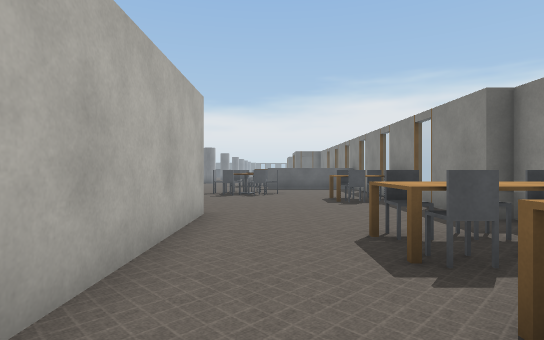
View 1 (above)

24 first-person views from a walk through a Webots world. The camera is 0.9 m above the floor, looks level and sees 80° across. Doors are drawn as open doorways. The floor is counted in squares, 1 m on a side. Each view is taken from the middle of a square. On the plan, view 1 faces up. The plan holds only what a view shows up to about 12 squares ahead; the rest is blank. The place goes on beyond the plan. Webots' stock objects and surfaces are drawn as simple stand-ins.

View 2
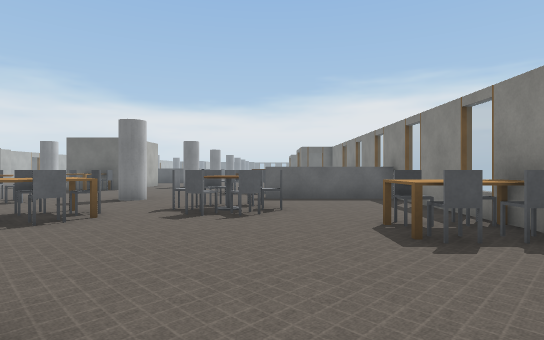

View 3
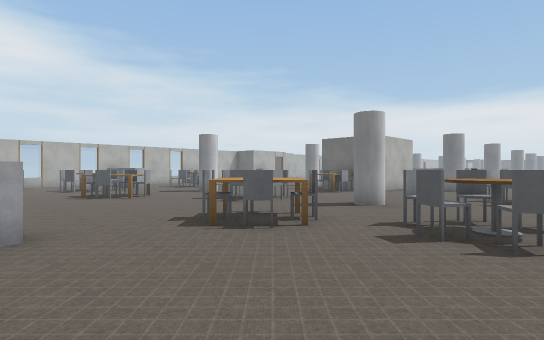

View 4
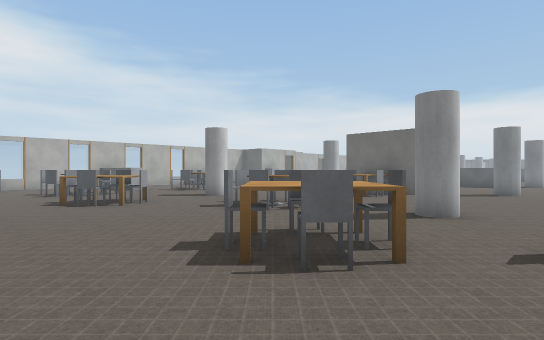

View 5
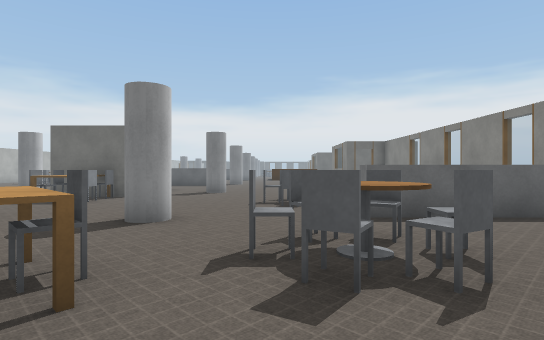

View 6
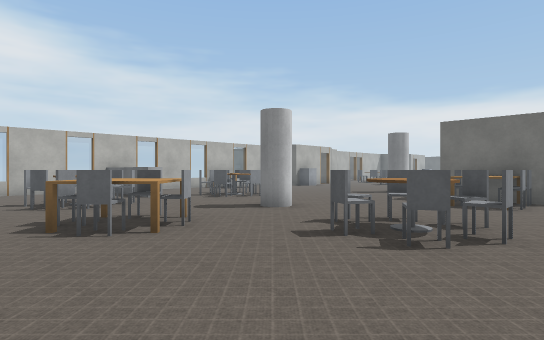

View 7
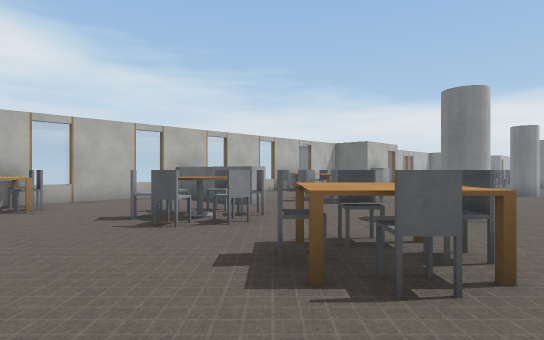

View 8
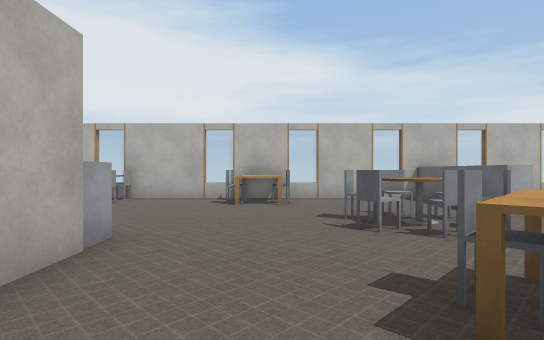

View 9
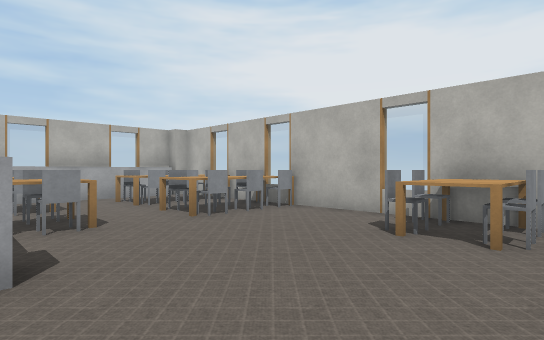

View 10
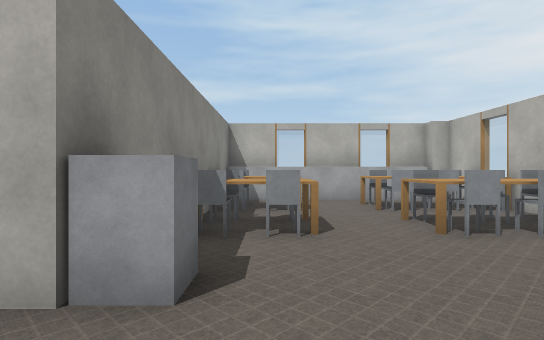

View 11
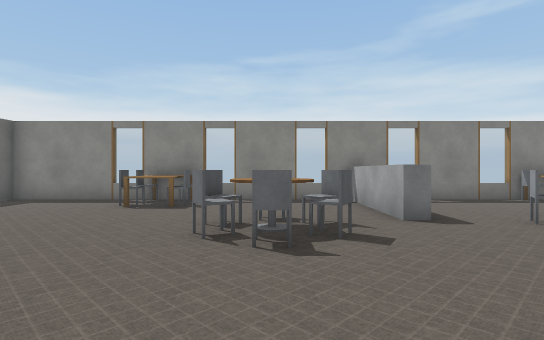

View 12
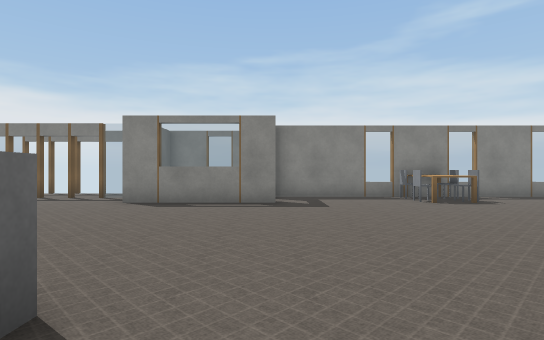

View 13
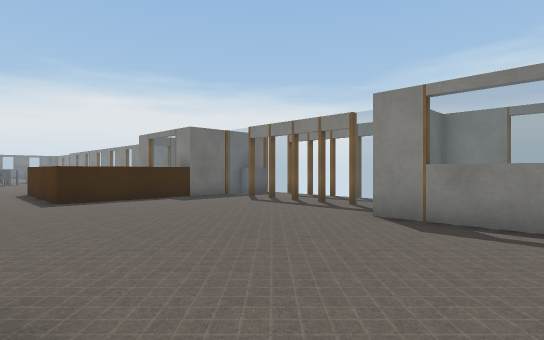

View 14
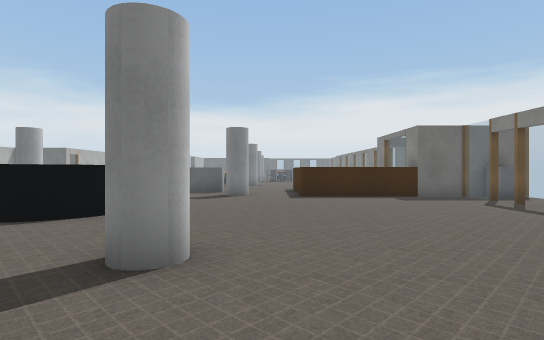

View 15
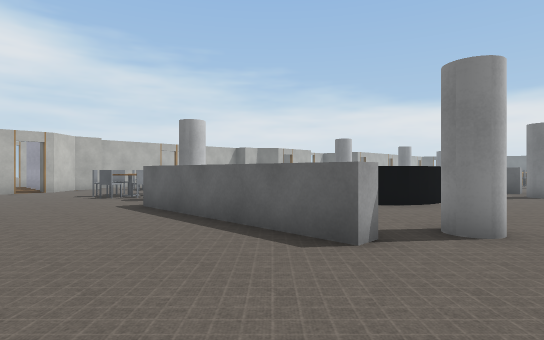

View 16
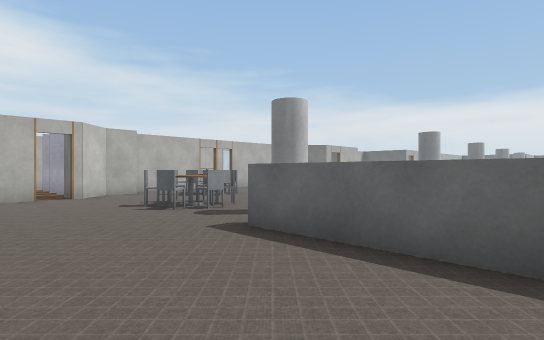

View 17
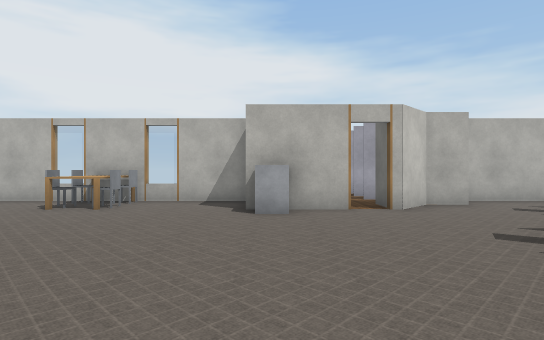

View 18
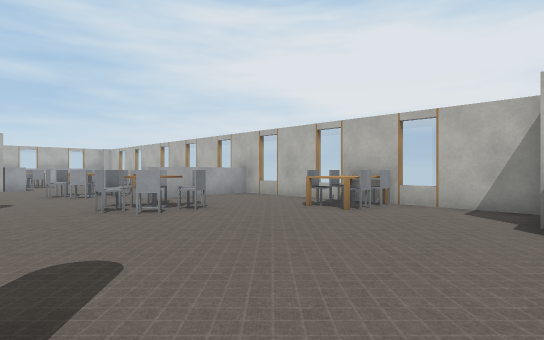

View 19
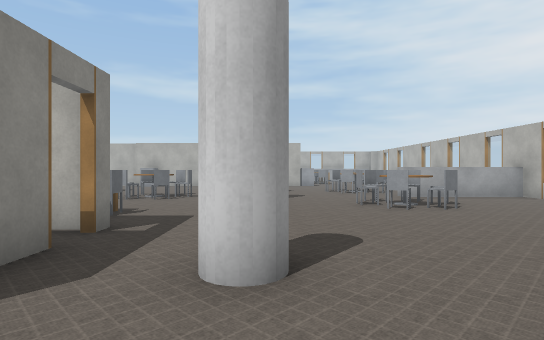

View 20
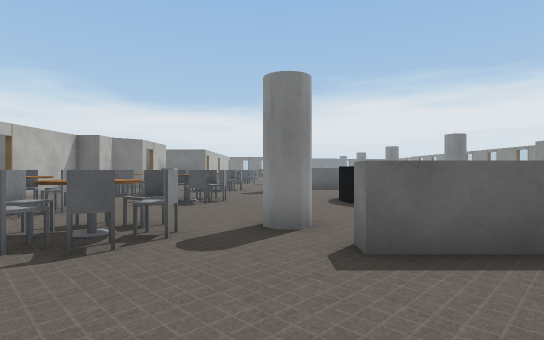

View 21
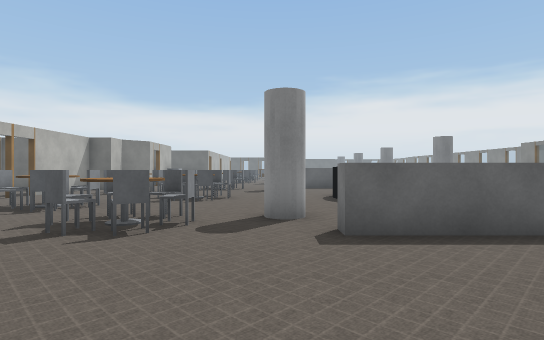

View 22
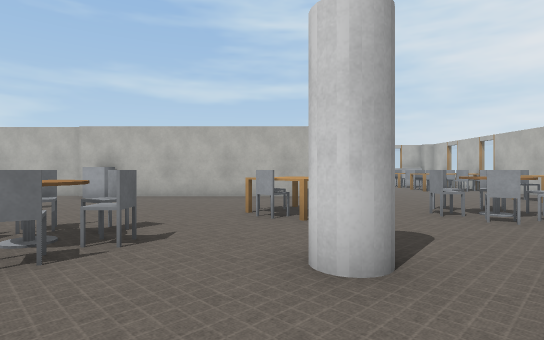

View 23
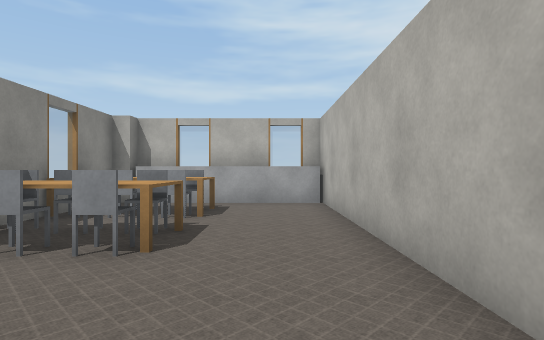

View 24
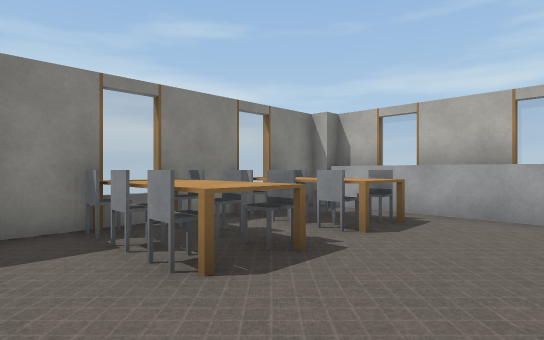

### Floor plan
Points are (right, up) in squares from view 1. A wall is a line through its corners. A room is listed if a view was taken in it or the views show most of it. See-through windows are left out.
Room 1 (views 1, 2, 3, 4, 5, 6, 7, 8, 9, 10, 11, 12, 13, 14, 15, 16, 17, 18, 19, 20, 21, 22, 23, 24)
walls: (-9.5, 21.2) (-9.5, 22); (-6.6, 19.9) (-9.5, 19.9) (-9.5, 20.4); (-18.4, 25.9) (-18.4, 24.5); (-20.4, 23.3) (-20.4, 2.9); (-19.2, 27.8) (-18.4, 27); (-19.4, 29.1) (-19.4, 28.4); (1.9, 25.9) (1.9, 30.1); (-20.4, 31.9) (-20.4, 29.6); (-13.6, 6.9) (-5.5, 6.9); (-4.4, 6.6) (-1.4, 6.7) (-1.4, -0.1); (-20.4, 36) (-20.4, 34.4); (-13.6, 4.8) (-13.6, 5.4); (3.4, 35.4) (3.4, 36.9) (-2, 36.9); (4.4, 5) (4.4, 5.9) (3.9, 5.9) (3.9, 25.9); (-20.4, 0.4) (-20.4, -0.9) (-19.9, -0.9) (-19.9, -1.4) (-13.6, -1.4); (-1.5, -1.4) (3.9, -1.4) (3.9, -0.9) (4.4, -0.9) (4.4, 0.1)
low walls: (-6.3, 32.4) (-6.8, 31.8) (-7.5, 31.6); (-6.2, 32.7) (-6.4, 32.2); (-2, 36.9) (-2, 41.3)
ways out: opening at (3, 31); opening at (3, 36); open door at (-20.5, 33.5); open door at (-18.5, 26); open door at (-9, 21); open door at (3, 26); open door at (3.5, 33.5); gap at (-1, 37)
objects: other object (-20, 0); table (-20, 1) to (-18, 1); other object (-20, 2); chair (-20, 3); table (-20, 4) to (-18, 4); chair (-20, 5); chair (-20, 8); chair (-20, 9); grey box (-20, 14); chair (-20, 19); chair (-20, 20); grey box (-19, -1); other object (-19, 0); chair (-19, 2); chair (-19, 3); chair (-19, 5); chair (-19, 8); chair (-19, 9); grey box (-19, 14); chair (-19, 19); chair (-19, 20); grey box (-18, -1); chair (-18, 0); chair (-18, 2); chair (-18, 3); chair (-18, 5); grey box (-18, 14); grey box (-18, 24); other object (-18, 30); chair (-18, 31); chair (-18, 32); grey box (-17, -1); grey box (-17, 14); chair (-17, 30); chair (-17, 31); other object (-17, 32); chair (-17, 35); other object (-17, 36); grey box (-16, -1); chair (-16, 11); chair (-16, 12); chair (-16, 16); chair (-16, 17); grey box (-15, -1) to (-14, -1); other object (-15, 0); other object (-15, 1) to (-14, 1); chair (-15, 2); chair (-15, 3); table (-15, 4) to (-14, 4); chair (-15, 5); chair (-15, 11); chair (-15, 12); chair (-15, 16); chair (-15, 17); chair (-15, 28); chair (-15, 29); other object (-15, 33); other object (-15, 34); other object (-14, 0); chair (-14, 2); chair (-14, 3); chair (-14, 5); grey box (-14, 6) to (-14, 7); chair (-14, 28); chair (-14, 29); chair (-14, 33); chair (-14, 34); chair (-12, 10) to (-12, 11); chair (-12, 12); white cylinder (-12, 15); white cylinder (-12, 22); white cylinder (-12, 29); chair (-11, 10) to (-11, 11); chair (-11, 12); grey box (-11, 28); grey box (-10, 28); chair (-9, 13); chair (-9, 14); chair (-9, 15); chair (-9, 18); other object (-9, 19); grey box (-9, 28); round table (-8, 14); table (-8, 18) to (-8, 19); grey box (-8, 28); chair (-7, 13); chair (-7, 14); chair (-7, 15); chair (-7, 18); chair (-7, 19); grey box (-7, 28); grey box (-6, 28) to (-5, 28); grey box (-5, 7); chair (-5, 10) to (-5, 11); chair (-5, 12); chair (-4, 10) to (-4, 11); chair (-4, 12); white cylinder (-4, 15); white cylinder (-4, 22); white cylinder (-4, 29); white cylinder (-4, 38); chair (-2, 12); chair (-2, 13); chair (-2, 17); chair (-2, 18); chair (-2, 19); grey box (-1, -1); chair (-1, 12); chair (-1, 13); chair (-1, 17) to (0, 17); round table (-1, 18); chair (-1, 19) to (0, 19); grey box (0, -1); chair (0, 12) to (0, 13); grey box (0, 15); other object (0, 18); grey box (1, -1); grey box (1, 15); grey box (2, -1); chair (2, 0); table (2, 1) to (4, 1); chair (2, 2); chair (2, 3); table (2, 4) to (4, 4); chair (2, 5); chair (2, 9); table (2, 10) to (3, 10); chair (2, 11); grey box (2, 15); chair (2, 20); table (2, 21) to (3, 21); chair (2, 22); grey box (3, -1); other object (3, 0); chair (3, 2); chair (3, 3); chair (3, 5); chair (3, 9); chair (3, 11); grey box (3, 15); chair (3, 20); chair (3, 22); other object (4, 0); chair (4, 2); chair (4, 3); chair (4, 5)

Positions as (right, up) in squares from view 1, and headings:
1: (0, 0), facing up
2: (0, 5), facing up
3: (0, 7), facing up-left
4: (-2, 8), facing up-left
5: (-2, 9), facing up
6: (-6, 9), facing up-left
7: (-10, 8), facing up-left
8: (-10, 9), facing left
9: (-14, 10), facing down-left
10: (-15, 9), facing down
11: (-6, 18), facing right
12: (-7, 26), facing right
13: (-4, 27), facing up-right
14: (-3, 26), facing up
15: (-3, 24), facing up-left
16: (-7, 24), facing up-left
17: (-11, 24), facing left
18: (-12, 24), facing down-left
19: (-12, 25), facing down
20: (-12, 24), facing up
21: (-12, 23), facing up
22: (-11, 18), facing down
23: (0, 8), facing down
24: (-1, 6), facing down-right
